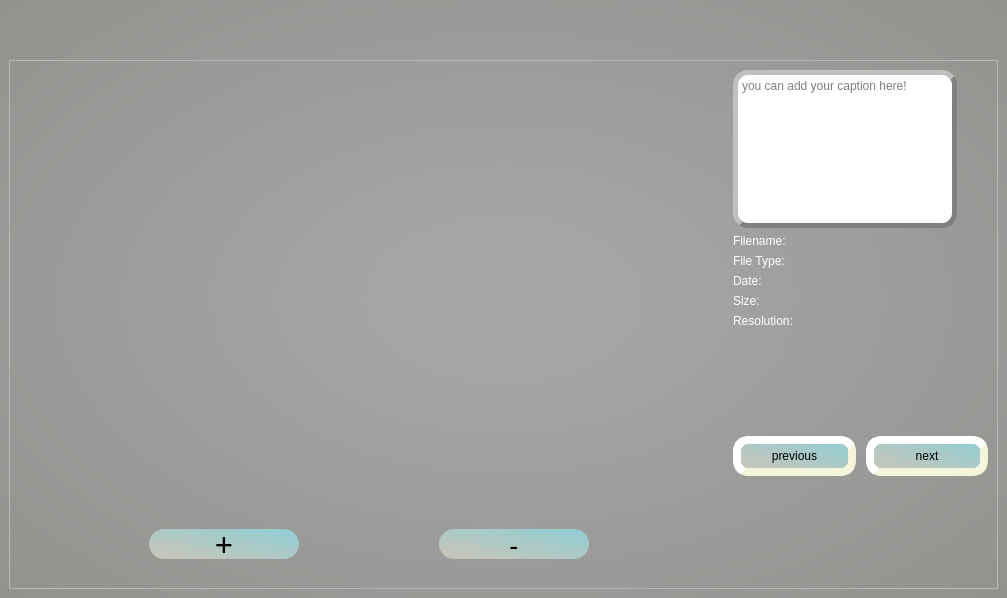
<?xml version="1.0" encoding="UTF-8"?>
<ui version="4.0">
 <class>MainWindow</class>
 <widget class="QMainWindow" name="MainWindow">
  <property name="geometry">
   <rect>
    <x>0</x>
    <y>0</y>
    <width>1007</width>
    <height>598</height>
   </rect>
  </property>
  <property name="minimumSize">
   <size>
    <width>960</width>
    <height>540</height>
   </size>
  </property>
  <property name="windowTitle">
   <string>Albie Photography</string>
  </property>
  <property name="windowIcon">
   <iconset>
    <normaloff>../ALL PICTURES/logo1.jpg</normaloff>../ALL PICTURES/logo1.jpg</iconset>
  </property>
  <property name="styleSheet">
   <string notr="true">
QMainWindow{
background-color: qradialgradient(spread:pad, cx:0.5, cy:0.5, radius:1.805, fx:0.5, fy:0.5, stop:0.0497512 rgba(166, 166, 166, 255), stop:0.880597 rgba(117, 117, 109, 255));
}</string>
  </property>
  <widget class="QWidget" name="centralwidget">
   <layout class="QGridLayout" name="gridLayout_2">
    <item row="0" column="0">
     <layout class="QHBoxLayout" name="horizontalLayout">
      <item>
       <widget class="QPushButton" name="button_back">
        <property name="maximumSize">
         <size>
          <width>50</width>
          <height>50</height>
         </size>
        </property>
        <property name="styleSheet">
         <string notr="true">QPushButton:hover { color: white }
QPushButton:hover {font-size:32px}
QPushButton{
background-color: rgba(255, 255, 255, 0);

}
QPushButton{
image:url(C:/Users/Lenovo/Desktop/PYTHON/denne/ALL PICTURES/back button.png);
	color: rgb(255, 255, 255);
	hover-font: 20px;
    border-radius: 50px;
    border-color: beige;
	font: 18pt &quot;Phenomena&quot;;
    min-width: 0em;
    padding: 0px;
}</string>
        </property>
        <property name="text">
         <string/>
        </property>
       </widget>
      </item>
      <item>
       <widget class="QLabel" name="ignorethis5">
        <property name="maximumSize">
         <size>
          <width>16777215</width>
          <height>50</height>
         </size>
        </property>
        <property name="text">
         <string/>
        </property>
       </widget>
      </item>
      <item>
       <widget class="QLabel" name="ignorethis4">
        <property name="maximumSize">
         <size>
          <width>16777215</width>
          <height>50</height>
         </size>
        </property>
        <property name="text">
         <string/>
        </property>
       </widget>
      </item>
      <item>
       <widget class="QLabel" name="label_title">
        <property name="sizePolicy">
         <sizepolicy hsizetype="Fixed" vsizetype="Fixed">
          <horstretch>0</horstretch>
          <verstretch>0</verstretch>
         </sizepolicy>
        </property>
        <property name="minimumSize">
         <size>
          <width>400</width>
          <height>45</height>
         </size>
        </property>
        <property name="maximumSize">
         <size>
          <width>400</width>
          <height>50</height>
         </size>
        </property>
        <property name="font">
         <font>
          <family>Microsoft JhengHei UI Light</family>
          <pointsize>14</pointsize>
         </font>
        </property>
        <property name="styleSheet">
         <string notr="true">image:url(C:/Users/Lenovo/Desktop/PYTHON/denne/ALL PICTURES/window_4.png);</string>
        </property>
        <property name="text">
         <string/>
        </property>
        <property name="pixmap">
         <pixmap>2ND YEAR FOLDER/PYTHON_BACKUP/denne/PYTHON/denne/window_4.1.png</pixmap>
        </property>
        <property name="scaledContents">
         <bool>true</bool>
        </property>
        <property name="alignment">
         <set>Qt::AlignCenter</set>
        </property>
       </widget>
      </item>
      <item>
       <widget class="QLabel" name="ignore_this1">
        <property name="maximumSize">
         <size>
          <width>16777215</width>
          <height>50</height>
         </size>
        </property>
        <property name="text">
         <string/>
        </property>
       </widget>
      </item>
      <item>
       <widget class="QLabel" name="ignorethis2">
        <property name="maximumSize">
         <size>
          <width>16777215</width>
          <height>50</height>
         </size>
        </property>
        <property name="text">
         <string/>
        </property>
       </widget>
      </item>
      <item>
       <widget class="QLabel" name="ignorethis3">
        <property name="maximumSize">
         <size>
          <width>50</width>
          <height>50</height>
         </size>
        </property>
        <property name="text">
         <string/>
        </property>
       </widget>
      </item>
     </layout>
    </item>
    <item row="1" column="0">
     <layout class="QHBoxLayout" name="horizontalLayout_2">
      <item>
       <widget class="QFrame" name="frame">
        <property name="minimumSize">
         <size>
          <width>983</width>
          <height>520</height>
         </size>
        </property>
        <property name="frameShape">
         <enum>QFrame::StyledPanel</enum>
        </property>
        <property name="frameShadow">
         <enum>QFrame::Raised</enum>
        </property>
        <layout class="QGridLayout" name="gridLayout_3">
         <item row="3" column="1">
          <spacer name="horizontalSpacer_8">
           <property name="orientation">
            <enum>Qt::Horizontal</enum>
           </property>
           <property name="sizeHint" stdset="0">
            <size>
             <width>40</width>
             <height>20</height>
            </size>
           </property>
          </spacer>
         </item>
         <item row="1" column="1">
          <spacer name="verticalSpacer">
           <property name="orientation">
            <enum>Qt::Vertical</enum>
           </property>
           <property name="sizeHint" stdset="0">
            <size>
             <width>20</width>
             <height>40</height>
            </size>
           </property>
          </spacer>
         </item>
         <item row="2" column="1">
          <layout class="QHBoxLayout" name="container_button_MaxMin">
           <property name="spacing">
            <number>10</number>
           </property>
           <item>
            <widget class="QPushButton" name="button_plus">
             <property name="sizePolicy">
              <sizepolicy hsizetype="Fixed" vsizetype="Fixed">
               <horstretch>0</horstretch>
               <verstretch>0</verstretch>
              </sizepolicy>
             </property>
             <property name="minimumSize">
              <size>
               <width>0</width>
               <height>30</height>
              </size>
             </property>
             <property name="maximumSize">
              <size>
               <width>150</width>
               <height>30</height>
              </size>
             </property>
             <property name="font">
              <font>
               <family>Phenomena</family>
               <pointsize>24</pointsize>
               <weight>50</weight>
               <italic>false</italic>
               <bold>false</bold>
              </font>
             </property>
             <property name="styleSheet">
              <string notr="true">QPushButton:hover { color: white }
QPushButton {
background-color: qlineargradient(spread:pad, x1:0, y1:1, x2:1, y2:0, stop:0.0597015 rgba(200, 197, 184, 255), stop:1 rgba(143, 206, 213, 255));
    border-width: 8px;
    border-radius: 15px;
    border-color: beige;
    min-width: 0em;
    padding: 0px;
}</string>
             </property>
             <property name="text">
              <string>+</string>
             </property>
             <property name="shortcut">
              <string>Left</string>
             </property>
            </widget>
           </item>
           <item>
            <widget class="QPushButton" name="button_minus">
             <property name="sizePolicy">
              <sizepolicy hsizetype="Fixed" vsizetype="Fixed">
               <horstretch>0</horstretch>
               <verstretch>0</verstretch>
              </sizepolicy>
             </property>
             <property name="minimumSize">
              <size>
               <width>0</width>
               <height>30</height>
              </size>
             </property>
             <property name="maximumSize">
              <size>
               <width>150</width>
               <height>30</height>
              </size>
             </property>
             <property name="font">
              <font>
               <family>Phenomena</family>
               <pointsize>20</pointsize>
              </font>
             </property>
             <property name="styleSheet">
              <string notr="true">QPushButton:hover { color: white }

QPushButton {
background-color: qlineargradient(spread:pad, x1:0, y1:1, x2:1, y2:0, stop:0.0597015 rgba(200, 197, 184, 255), stop:1 rgba(143, 206, 213, 255));
    border-width: 8px;
    border-radius: 15px;
    border-color: beige;
    min-width: 0em;
    padding: 0px;
}</string>
             </property>
             <property name="text">
              <string>-</string>
             </property>
             <property name="shortcut">
              <string>Right</string>
             </property>
            </widget>
           </item>
          </layout>
         </item>
         <item row="0" column="3">
          <layout class="QVBoxLayout" name="verticalLayout_3" stretch="0,0,0,0,0,0,0,0,0,0,0">
           <item>
            <layout class="QHBoxLayout" name="horizontalLayout_3">
             <item>
              <widget class="QTextEdit" name="textEdit">
               <property name="sizePolicy">
                <sizepolicy hsizetype="Expanding" vsizetype="Expanding">
                 <horstretch>0</horstretch>
                 <verstretch>0</verstretch>
                </sizepolicy>
               </property>
               <property name="minimumSize">
                <size>
                 <width>10</width>
                 <height>140</height>
                </size>
               </property>
               <property name="maximumSize">
                <size>
                 <width>600</width>
                 <height>600</height>
                </size>
               </property>
               <property name="styleSheet">
                <string notr="true">QTextEdit{
    background-color: rgb(255, 255, 255);
    border-style: outset;
    border-width: 5px;
    border-radius: 15px;
    border-color: grey;
	font: 25 8pt &quot;Microsoft JhengHei UI Light&quot;;
    min-width: 0em;
    padding: 0px;
}</string>
               </property>
               <property name="placeholderText">
                <string>you can add your caption here!</string>
               </property>
              </widget>
             </item>
             <item>
              <widget class="QPushButton" name="button_edit">
               <property name="sizePolicy">
                <sizepolicy hsizetype="Fixed" vsizetype="Fixed">
                 <horstretch>0</horstretch>
                 <verstretch>0</verstretch>
                </sizepolicy>
               </property>
               <property name="minimumSize">
                <size>
                 <width>0</width>
                 <height>25</height>
                </size>
               </property>
               <property name="maximumSize">
                <size>
                 <width>25</width>
                 <height>25</height>
                </size>
               </property>
               <property name="styleSheet">
                <string notr="true">QPushButton:hover { color: white }
QPushButton:hover {font-size:32px}
QPushButton{
background-color: rgba(255, 255, 255, 0);
font-color:( white);
}
QPushButton{
image:url(C:/Users/Lenovo/Desktop/2ND YEAR FOLDER/PYTHON_BACKUP/denne/ALL PICTURES/editicon.png);
	color: rgb(255, 255, 255);
    border-radius: 50px;
    border-color: beige;
	font: 18pt &quot;Phenomena&quot;;
    min-width: 0em;
    padding: 0px;
}</string>
               </property>
               <property name="text">
                <string/>
               </property>
              </widget>
             </item>
            </layout>
           </item>
           <item>
            <widget class="QLabel" name="label_filename">
             <property name="styleSheet">
              <string notr="true">color: rgb(255, 255, 255);</string>
             </property>
             <property name="text">
              <string>Filename:</string>
             </property>
            </widget>
           </item>
           <item>
            <widget class="QLabel" name="label_filetype">
             <property name="styleSheet">
              <string notr="true">color: rgb(255, 255, 255);</string>
             </property>
             <property name="text">
              <string>File Type:</string>
             </property>
            </widget>
           </item>
           <item>
            <widget class="QLabel" name="label_date">
             <property name="styleSheet">
              <string notr="true">color: rgb(255, 255, 255);</string>
             </property>
             <property name="text">
              <string>Date:</string>
             </property>
            </widget>
           </item>
           <item>
            <widget class="QLabel" name="label_size">
             <property name="styleSheet">
              <string notr="true">color: rgb(255, 255, 255);</string>
             </property>
             <property name="text">
              <string>Size:</string>
             </property>
            </widget>
           </item>
           <item>
            <widget class="QLabel" name="label_resolution">
             <property name="styleSheet">
              <string notr="true">color: rgb(255, 255, 255);</string>
             </property>
             <property name="text">
              <string>Resolution:</string>
             </property>
            </widget>
           </item>
           <item>
            <widget class="QLabel" name="label_share">
             <property name="sizePolicy">
              <sizepolicy hsizetype="Fixed" vsizetype="Fixed">
               <horstretch>0</horstretch>
               <verstretch>0</verstretch>
              </sizepolicy>
             </property>
             <property name="minimumSize">
              <size>
               <width>250</width>
               <height>30</height>
              </size>
             </property>
             <property name="maximumSize">
              <size>
               <width>300</width>
               <height>30</height>
              </size>
             </property>
             <property name="styleSheet">
              <string notr="true">image:url(C:/Users/Lenovo/Desktop/PYTHON/denne/ALL PICTURES/share_on_social_media.png);</string>
             </property>
             <property name="text">
              <string/>
             </property>
             <property name="alignment">
              <set>Qt::AlignCenter</set>
             </property>
            </widget>
           </item>
           <item>
            <layout class="QHBoxLayout" name="Container_SocialIcon_2">
             <item>
              <widget class="QLabel" name="Icon_IG_2">
               <property name="sizePolicy">
                <sizepolicy hsizetype="Preferred" vsizetype="Fixed">
                 <horstretch>0</horstretch>
                 <verstretch>0</verstretch>
                </sizepolicy>
               </property>
               <property name="minimumSize">
                <size>
                 <width>40</width>
                 <height>40</height>
                </size>
               </property>
               <property name="maximumSize">
                <size>
                 <width>50</width>
                 <height>50</height>
                </size>
               </property>
               <property name="styleSheet">
                <string notr="true">image:url(C:/Users/Lenovo/Desktop/PYTHON/denne/ALL PICTURES/instagram icon.png);</string>
               </property>
               <property name="text">
                <string/>
               </property>
               <property name="pixmap">
                <pixmap>2ND YEAR FOLDER/PYTHON_BACKUP/denne/my case study copy/social media icons/instagram icon.png</pixmap>
               </property>
               <property name="scaledContents">
                <bool>true</bool>
               </property>
              </widget>
             </item>
            </layout>
           </item>
           <item>
            <spacer name="horizontalSpacer">
             <property name="orientation">
              <enum>Qt::Horizontal</enum>
             </property>
             <property name="sizeHint" stdset="0">
              <size>
               <width>40</width>
               <height>20</height>
              </size>
             </property>
            </spacer>
           </item>
           <item>
            <layout class="QHBoxLayout" name="Container_Button_2">
             <property name="spacing">
              <number>10</number>
             </property>
             <item>
              <widget class="QPushButton" name="Button_previous_2">
               <property name="sizePolicy">
                <sizepolicy hsizetype="Fixed" vsizetype="Fixed">
                 <horstretch>0</horstretch>
                 <verstretch>0</verstretch>
                </sizepolicy>
               </property>
               <property name="minimumSize">
                <size>
                 <width>16</width>
                 <height>40</height>
                </size>
               </property>
               <property name="maximumSize">
                <size>
                 <width>150</width>
                 <height>50</height>
                </size>
               </property>
               <property name="styleSheet">
                <string notr="true">QPushButton:hover { color: white }
QPushButton {
background-color: qlineargradient(spread:pad, x1:0, y1:1, x2:1, y2:0, stop:0.0597015 rgba(200, 197, 184, 255), stop:1 rgba(143, 206, 213, 255));
    border-style: outset;
    border-width: 8px;
    border-radius: 15px;
    border-color: beige;
	font: 25 8pt &quot;Microsoft JhengHei UI Light&quot;;
    min-width: 0em;
    padding: 0px;
}</string>
               </property>
               <property name="text">
                <string>previous</string>
               </property>
               <property name="shortcut">
                <string>Left</string>
               </property>
              </widget>
             </item>
             <item>
              <widget class="QPushButton" name="Button_next_2">
               <property name="sizePolicy">
                <sizepolicy hsizetype="Fixed" vsizetype="Fixed">
                 <horstretch>0</horstretch>
                 <verstretch>0</verstretch>
                </sizepolicy>
               </property>
               <property name="minimumSize">
                <size>
                 <width>16</width>
                 <height>40</height>
                </size>
               </property>
               <property name="maximumSize">
                <size>
                 <width>150</width>
                 <height>50</height>
                </size>
               </property>
               <property name="styleSheet">
                <string notr="true">QPushButton:hover { color: white }

QPushButton {
background-color: qlineargradient(spread:pad, x1:0, y1:1, x2:1, y2:0, stop:0.0597015 rgba(200, 197, 184, 255), stop:1 rgba(143, 206, 213, 255));
    border-style: outset;
    border-width: 8px;
    border-radius: 15px;
    border-color: beige;
	font: 25 8pt &quot;Microsoft JhengHei UI Light&quot;;
    min-width: 0em;
    padding: 0px;
}</string>
               </property>
               <property name="text">
                <string>next</string>
               </property>
               <property name="shortcut">
                <string>Right</string>
               </property>
              </widget>
             </item>
            </layout>
           </item>
           <item>
            <spacer name="verticalSpacer_2">
             <property name="orientation">
              <enum>Qt::Vertical</enum>
             </property>
             <property name="sizeHint" stdset="0">
              <size>
               <width>20</width>
               <height>40</height>
              </size>
             </property>
            </spacer>
           </item>
          </layout>
         </item>
         <item row="0" column="2">
          <spacer name="horizontalSpacer_5">
           <property name="orientation">
            <enum>Qt::Horizontal</enum>
           </property>
           <property name="sizeHint" stdset="0">
            <size>
             <width>40</width>
             <height>20</height>
            </size>
           </property>
          </spacer>
         </item>
         <item row="0" column="1">
          <widget class="QWidget" name="Widget_Display" native="true">
           <property name="sizePolicy">
            <sizepolicy hsizetype="Preferred" vsizetype="Preferred">
             <horstretch>255</horstretch>
             <verstretch>255</verstretch>
            </sizepolicy>
           </property>
           <property name="minimumSize">
            <size>
             <width>700</width>
             <height>400</height>
            </size>
           </property>
           <property name="maximumSize">
            <size>
             <width>1920</width>
             <height>1080</height>
            </size>
           </property>
           <property name="styleSheet">
            <string notr="true">image:url(C:/Users/Lenovo/Desktop/2ND YEAR FOLDER/PYTHON_BACKUP/photosamples/2.jpg)</string>
           </property>
          </widget>
         </item>
        </layout>
       </widget>
      </item>
     </layout>
    </item>
   </layout>
  </widget>
 </widget>
 <resources/>
 <connections/>
</ui>
